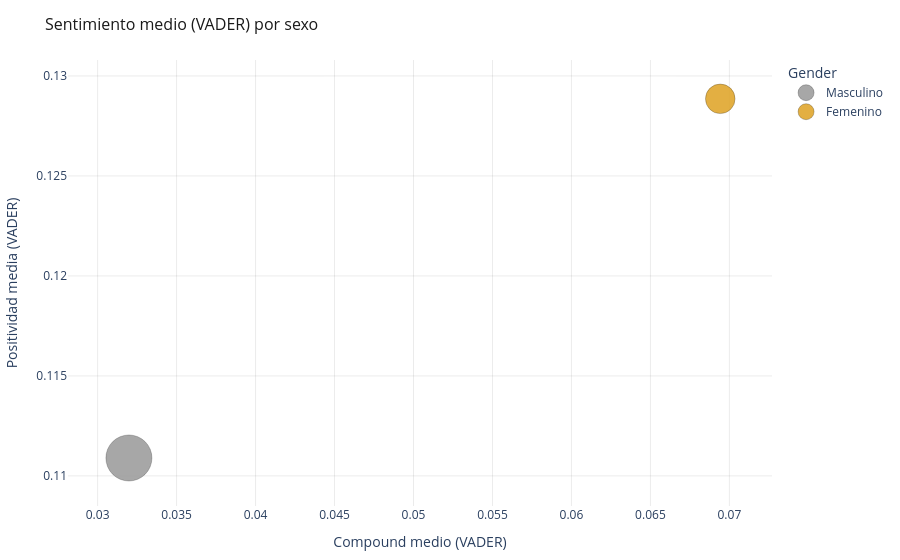
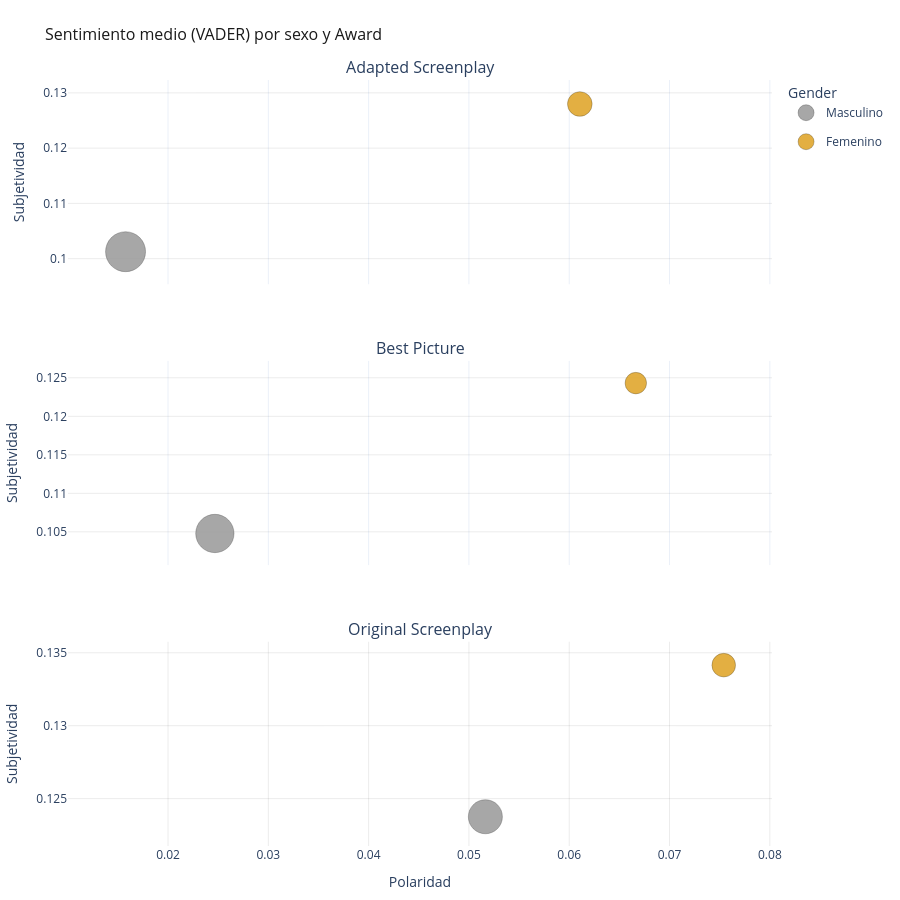

Notebook code for these charts, in order:
### Markdown cell above
## 4. Análisis de sentimiento con VADER + spaCy (frase a frase)

### Code cell
import spacy
from vaderSentiment.vaderSentiment import SentimentIntensityAnalyzer

# Solo detección de frases, sin modelo estadístico -> rápido y no requiere
# lematización/stopwords (VADER necesita el texto crudo, frase a frase)
_nlp = spacy.blank("en")
_nlp.add_pipe("sentencizer")
_sia = SentimentIntensityAnalyzer()

def split_into_sentences(text: str):
    doc = _nlp(text)
    return [s.text.strip() for s in doc.sents if s.text.strip()]

def compute_sentence_level_sentiment(long_df: pd.DataFrame) -> pd.DataFrame:
    records = []
    for _, row in long_df.iterrows():
        for sent in split_into_sentences(row["Text"]):
            scores = _sia.polarity_scores(sent)
            records.append({
                "IMDb_ID": row["IMDb_ID"], "Award": row["Award"], "Character": row["Character"],
                "Gender": row["Gender"], "Compound": scores["compound"], "Pos": scores["pos"],
            })
    return pd.DataFrame(records)

def aggregate_vader_by_gender(sent_df: pd.DataFrame, group_cols):
    # Importante: agrupar también por IMDb_ID + Character antes de promediar,
    # para no mezclar personajes con el mismo nombre de películas distintas
    per_char = (
        sent_df.groupby(["IMDb_ID", "Character"] + group_cols)
        .agg(Compound=("Compound", "mean"), Pos=("Pos", "mean"))
        .reset_index()
    )
    return (
        per_char.groupby(group_cols)
        .agg(Compound_medio=("Compound", "mean"),
             Positividad_media=("Pos", "mean"),
             N_Personajes=("Compound", "count"))
        .reset_index()
    )

def make_vader_bubble_fig(agg: pd.DataFrame, title: str):
    fig = go.Figure()
    max_n = agg["N_Personajes"].max()
    sizeref = 2.0 * max_n / (46.0 ** 2)

    for gender in ["male", "female"]:
        sub = agg[agg["Gender"] == gender]
        if sub.empty:
            continue
        fig.add_trace(go.Scatter(
            x=sub["Compound_medio"], y=sub["Positividad_media"], mode="markers",
            name=LABEL_MAP[gender],
            marker=dict(size=sub["N_Personajes"], sizemode="area", sizeref=sizeref,
                        sizemin=10, color=COLOR_MAP[gender],
                        line=dict(width=1, color="rgba(0,0,0,0.25)"), opacity=0.9),
            customdata=sub[["N_Personajes"]],
            hovertemplate=("<b>%{fullData.name}</b><br>Compound: %{x:.3f}<br>"
                          "Positividad media: %{y:.3f}<br>Nº personajes: %{customdata[0]}<extra></extra>"),
        ))

    fig.update_layout(
        template="plotly_white",
        title=dict(text=title, font=dict(size=16, color="#1a1a1a")),
        xaxis=dict(title="Compound medio (VADER)", gridcolor=GRID_COLOR, zeroline=False),
        yaxis=dict(title="Positividad media (VADER)", gridcolor=GRID_COLOR, zeroline=False),
        legend=dict(title="Gender"),
        margin=dict(l=60, r=40, t=60, b=50),
    )
    return fig

# --- General (películas únicas) ---
sent_unique = compute_sentence_level_sentiment(long_unique)
agg_vader_general = aggregate_vader_by_gender(sent_unique, ["Gender"])
fig3 = make_vader_bubble_fig(agg_vader_general, "Sentimiento medio (VADER) por sexo")
fig3.show()

# --- Por Award (apiladas en vertical, misma función de stacking) ---
sent_award = compute_sentence_level_sentiment(long_by_award)
agg_vader_award = aggregate_vader_by_gender(sent_award, ["Award", "Gender"])
fig4 = make_bubble_fig_by_award_stacked(  # reutilizamos la misma función; solo cambia qué columnas se pasan
    agg_vader_award.rename(columns={"Compound_medio": "Polaridad", "Positividad_media": "Subjetividad"}),
    "Sentimiento medio (VADER) por sexo y Award"
)
fig4.show()

### Figure 1 — Plotly figure (JSON) as saved in the notebook; plotly's stock layout.template omitted (floating-point values rounded to 4 significant figures)
{"data": [{"customdata": [[1589]], "hovertemplate": "<b>%{fullData.name}</b><br>Compound: %{x:.3f}<br>Positividad media: %{y:.3f}<br>Nº personajes: %{customdata[0]}<extra></extra>", "marker": {"color": "#9e9e9e", "line": {"color": "rgba(0,0,0,0.25)", "width": 1}, "opacity": 0.9, "size": [1589], "sizemin": 10, "sizemode": "area", "sizeref": 1.502}, "mode": "markers", "name": "Masculino", "type": "scatter", "x": [0.03198], "y": [0.1109]}, {"customdata": [[657]], "hovertemplate": "<b>%{fullData.name}</b><br>Compound: %{x:.3f}<br>Positividad media: %{y:.3f}<br>Nº personajes: %{customdata[0]}<extra></extra>", "marker": {"color": "#e0a72e", "line": {"color": "rgba(0,0,0,0.25)", "width": 1}, "opacity": 0.9, "size": [657], "sizemin": 10, "sizemode": "area", "sizeref": 1.502}, "mode": "markers", "name": "Femenino", "type": "scatter", "x": [0.06942], "y": [0.1289]}], "layout": {"legend": {"title": {"text": "Gender"}}, "margin": {"b": 50, "l": 60, "r": 40, "t": 60}, "title": {"font": {"color": "#1a1a1a", "size": 16}, "text": "Sentimiento medio (VADER) por sexo"}, "xaxis": {"gridcolor": "rgba(0,0,0,0.08)", "title": {"text": "Compound medio (VADER)"}, "zeroline": false}, "yaxis": {"gridcolor": "rgba(0,0,0,0.08)", "title": {"text": "Positividad media (VADER)"}, "zeroline": false}}}

### Figure 2 — Plotly figure (JSON) as saved in the notebook; plotly's stock layout.template omitted (floating-point values rounded to 4 significant figures)
{"data": [{"customdata": [[821]], "hovertemplate": "<b>%{fullData.name}</b><br>Polaridad: %{x:.3f}<br>Subjetividad: %{y:.3f}<br>Nº personajes: %{customdata[0]}<extra></extra>", "legendgroup": "male", "marker": {"color": "#9e9e9e", "line": {"color": "rgba(0,0,0,0.25)", "width": 1}, "opacity": 0.9, "size": [821], "sizemin": 10, "sizemode": "area", "sizeref": 1.026}, "mode": "markers", "name": "Masculino", "showlegend": true, "type": "scatter", "x": [0.01577], "xaxis": "x", "y": [0.1013], "yaxis": "y"}, {"customdata": [[312]], "hovertemplate": "<b>%{fullData.name}</b><br>Polaridad: %{x:.3f}<br>Subjetividad: %{y:.3f}<br>Nº personajes: %{customdata[0]}<extra></extra>", "legendgroup": "female", "marker": {"color": "#e0a72e", "line": {"color": "rgba(0,0,0,0.25)", "width": 1}, "opacity": 0.9, "size": [312], "sizemin": 10, "sizemode": "area", "sizeref": 1.026}, "mode": "markers", "name": "Femenino", "showlegend": true, "type": "scatter", "x": [0.06105], "xaxis": "x", "y": [0.128], "yaxis": "y"}, {"customdata": [[754]], "hovertemplate": "<b>%{fullData.name}</b><br>Polaridad: %{x:.3f}<br>Subjetividad: %{y:.3f}<br>Nº personajes: %{customdata[0]}<extra></extra>", "legendgroup": "male", "marker": {"color": "#9e9e9e", "line": {"color": "rgba(0,0,0,0.25)", "width": 1}, "opacity": 0.9, "size": [754], "sizemin": 10, "sizemode": "area", "sizeref": 1.026}, "mode": "markers", "name": "Masculino", "showlegend": false, "type": "scatter", "x": [0.02467], "xaxis": "x2", "y": [0.1048], "yaxis": "y2"}, {"customdata": [[238]], "hovertemplate": "<b>%{fullData.name}</b><br>Polaridad: %{x:.3f}<br>Subjetividad: %{y:.3f}<br>Nº personajes: %{customdata[0]}<extra></extra>", "legendgroup": "female", "marker": {"color": "#e0a72e", "line": {"color": "rgba(0,0,0,0.25)", "width": 1}, "opacity": 0.9, "size": [238], "sizemin": 10, "sizemode": "area", "sizeref": 1.026}, "mode": "markers", "name": "Femenino", "showlegend": false, "type": "scatter", "x": [0.06664], "xaxis": "x2", "y": [0.1243], "yaxis": "y2"}, {"customdata": [[596]], "hovertemplate": "<b>%{fullData.name}</b><br>Polaridad: %{x:.3f}<br>Subjetividad: %{y:.3f}<br>Nº personajes: %{customdata[0]}<extra></extra>", "legendgroup": "male", "marker": {"color": "#9e9e9e", "line": {"color": "rgba(0,0,0,0.25)", "width": 1}, "opacity": 0.9, "size": [596], "sizemin": 10, "sizemode": "area", "sizeref": 1.026}, "mode": "markers", "name": "Masculino", "showlegend": false, "type": "scatter", "x": [0.05164], "xaxis": "x3", "y": [0.1238], "yaxis": "y3"}, {"customdata": [[287]], "hovertemplate": "<b>%{fullData.name}</b><br>Polaridad: %{x:.3f}<br>Subjetividad: %{y:.3f}<br>Nº personajes: %{customdata[0]}<extra></extra>", "legendgroup": "female", "marker": {"color": "#e0a72e", "line": {"color": "rgba(0,0,0,0.25)", "width": 1}, "opacity": 0.9, "size": [287], "sizemin": 10, "sizemode": "area", "sizeref": 1.026}, "mode": "markers", "name": "Femenino", "showlegend": false, "type": "scatter", "x": [0.0754], "xaxis": "x3", "y": [0.1342], "yaxis": "y3"}], "layout": {"annotations": [{"font": {"size": 16}, "showarrow": false, "text": "Adapted Screenplay", "x": 0.5, "xanchor": "center", "xref": "paper", "y": 1, "yanchor": "bottom", "yref": "paper"}, {"font": {"size": 16}, "showarrow": false, "text": "Best Picture", "x": 0.5, "xanchor": "center", "xref": "paper", "y": 0.6333, "yanchor": "bottom", "yref": "paper"}, {"font": {"size": 16}, "showarrow": false, "text": "Original Screenplay", "x": 0.5, "xanchor": "center", "xref": "paper", "y": 0.2667, "yanchor": "bottom", "yref": "paper"}], "height": 900, "legend": {"title": {"text": "Gender"}}, "margin": {"b": 50, "l": 60, "r": 40, "t": 80}, "title": {"font": {"color": "#1a1a1a", "size": 16}, "text": "Sentimiento medio (VADER) por sexo y Award"}, "xaxis": {"anchor": "y", "domain": [0, 1], "matches": "x3", "showticklabels": false}, "xaxis2": {"anchor": "y2", "domain": [0, 1], "matches": "x3", "showticklabels": false}, "xaxis3": {"anchor": "y3", "domain": [0, 1], "gridcolor": "rgba(0,0,0,0.08)", "title": {"text": "Polaridad"}}, "yaxis": {"anchor": "x", "domain": [0.7333, 1], "gridcolor": "rgba(0,0,0,0.08)", "title": {"text": "Subjetividad"}}, "yaxis2": {"anchor": "x2", "domain": [0.3667, 0.6333], "gridcolor": "rgba(0,0,0,0.08)", "title": {"text": "Subjetividad"}}, "yaxis3": {"anchor": "x3", "domain": [0, 0.2667], "gridcolor": "rgba(0,0,0,0.08)", "title": {"text": "Subjetividad"}}}}
